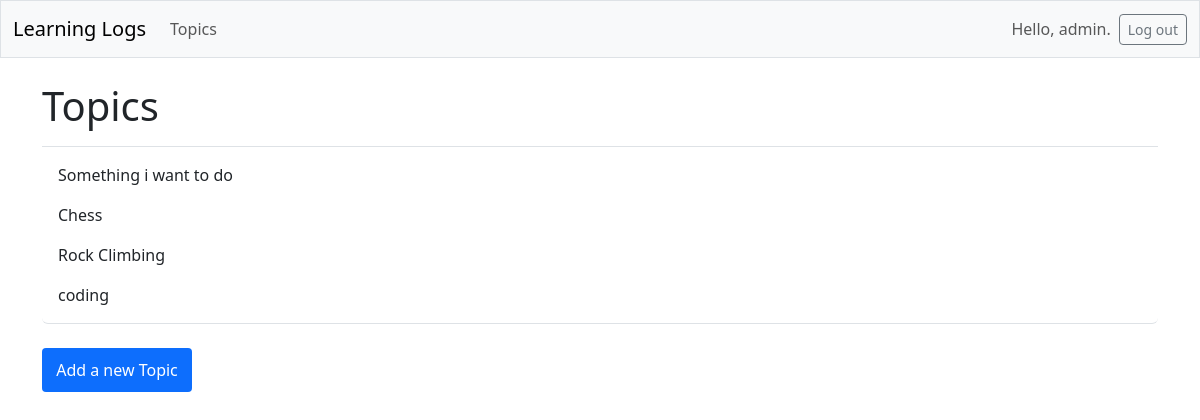
The app's page /topics/ (signed in) with its own data.
### logs/models.py (models this page shows, shortened)
class Topic(models.Model):
    text = models.CharField(max_length=200, unique=True)
    date_added = models.DateTimeField(auto_now_add=True)

### logs/views.py (the view)
# urls.py: path('topics/', views.topics, name='topics'),
@login_required
def topics(request):
    topics = Topic.objects.order_by('date_added') # add this to private .filter(owner=request.user)
    context = {'topics':topics}
    return render(request, 'logs/topics.html', context)

### logs/templates/logs/topics.html
{% extends 'logs/base.html' %}{% load django_bootstrap5 %} {% block page_header%}
<h1>Topics</h1>
{% endblock page_header %} {% block content %}
<ul class="list-group border-bottom pb-2 mb-4">
	{% for i in topics %}
	<li class="list-group-item border-0">
		<a class="nav-link" href="{% url 'logs:topic' i.id %}">{{i.text}}</a>
	</li>
	{% empty %}
	<li class="list-group-item border-0">No topic have been added yet</li>
	{% endfor %}
</ul>
<a class="nav-link btn btn-outline-secondary btn-sm" href="{% url 'logs:new_topic' %}" style="max-width: 150px; padding: 10px; background-color: #0d6efd; color: white">Add a new Topic</a>
{% endblock content %}

### logs/templates/logs/base.html (shortened to what this page needs)
<!DOCTYPE html>
<html lang="en">
  <head>
    {% load django_bootstrap5 %} {% bootstrap_css %} {% bootstrap_javascript %}
  </head>
  <body>
    <nav class="navbar navbar-expand-md navbar-light bg-light mb-4 border">
      <div class="container-fluid">
        <a class="navbar-brand" href="{% url 'logs:index' %}">Learning Logs</a>
        <div class="collapse navbar-collapse" id="navbarCollapse">
          <ul class="navbar-nav me-auto mb-2 mb-md-0">
            <li class="nav-item">
              <a class="nav-link" href="{% url 'logs:topics' %}">Topics</a>
            </li>
          </ul>
          <ul class="navbar-nav ms-auto mb-2 mb-md-0">
            {% if user.is_authenticated %}
            <li class="nav-item">
              <span class="navbar-text me-2">Hello, {{user.username}}.</span>
            </li>
            {% endif %}
          </ul>
          {% if user.is_authenticated %}
          <form action="{% url 'accounts:logout' %}" method="post">
            <button name="submit" class="btn btn-outline-secondary btn-sm">
              Log out
            </button>
          </form>
          {% endif %}
        </div>
      </div>
    </nav>
    <main class="container">
      <div class="pb-2 mb-2 border-bottom">
        {% block page_header %}{% endblock page_header %}
      </div>
      <div>{% block content %}{% endblock content %}</div>
    </main>
  </body>
</html>

### records on screen
Topic: text "Something i want to do"
Topic: text "Chess"
Topic: text "Rock Climbing"
Topic: text "coding"

### other values on screen
{{ user.username }} "admin"
